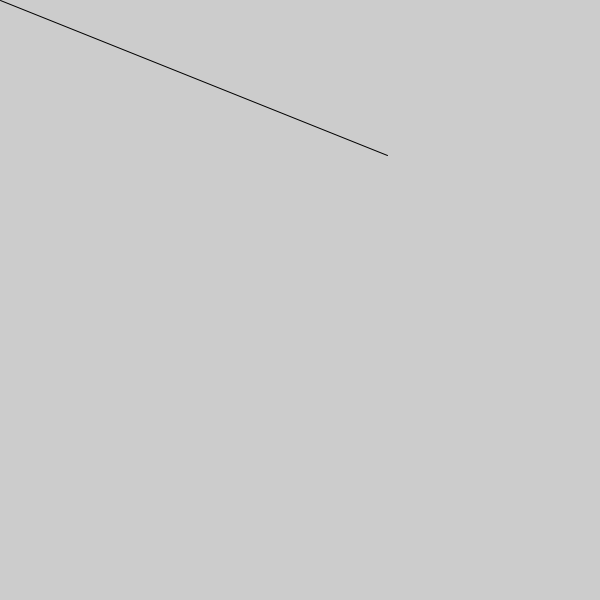
Frame 1 (no input)
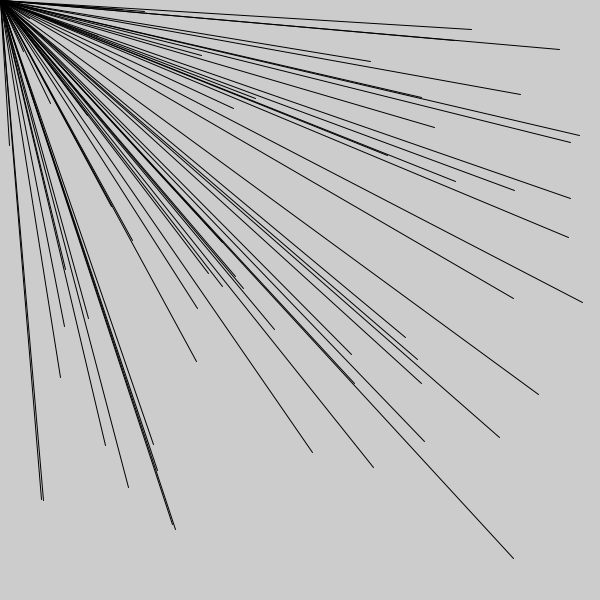
Frame 60 (the mouse pressed at the canvas centre just before this capture)
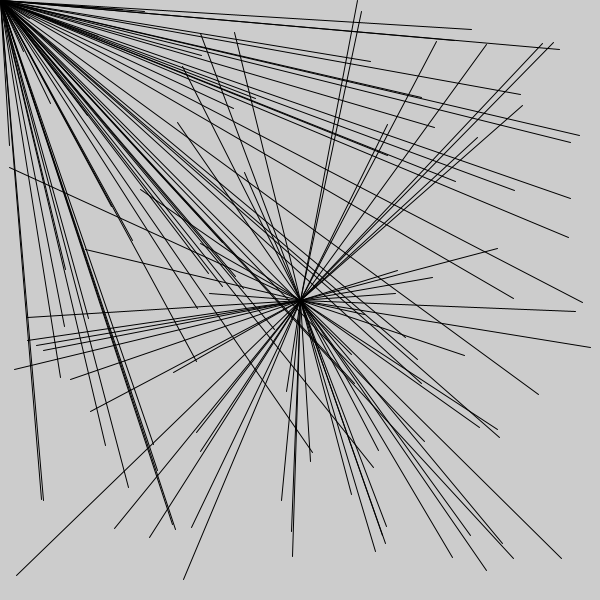
Frame 120 (the mouse held since frame 60 and released just before this capture)

The Processing sketch that drew these frames (run headless with seeded random() and noise(); from frame 60 on, the mouse is pressed at the canvas centre):

// Processing sketch: ejercicio_03
// ── ejercicio_03.pde
void setup() {
  size(600, 600);
  //frameRate(5); uso frameRate() para controlar la cantidad de cuadros por segundo que dibuja processing
}


void draw() {
  line(mouseX, mouseY, random(width), random(height));
}
